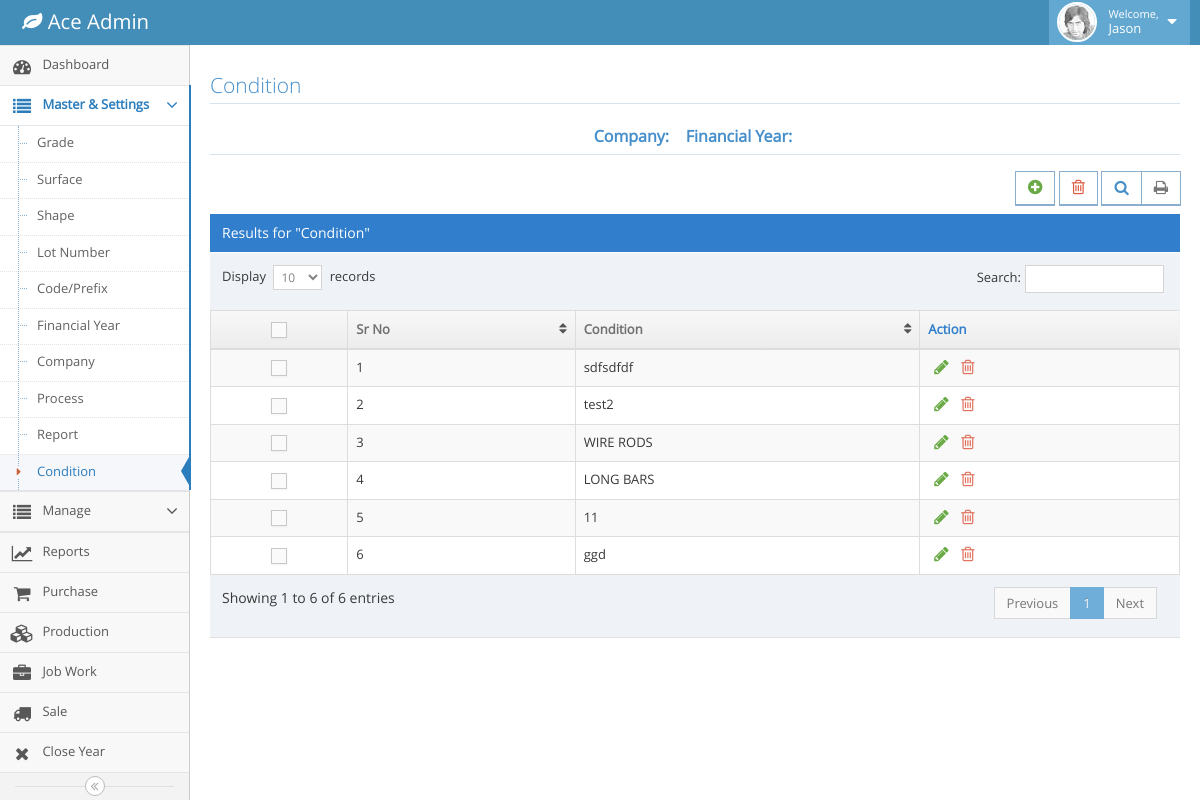
Screenshot of /condition.php (signed in) with the database file from the repository.
### tables this page shows
CREATE TABLE `m_condition` (
  `id` int(11) NOT NULL,
  `condition_text` text NOT NULL,
  `created_at` timestamp NOT NULL DEFAULT CURRENT_TIMESTAMP
);

### condition.php (the view, shortened to what this page needs)
<!DOCTYPE html>
<?php
  include('config.php');
  $fy=$_SESSION['fy'];
  $company=$_SESSION['cname'];
?>
<html lang="en">
	<head>
		<link rel="stylesheet" href="assets/css/bootstrap.min.css" />
		<link rel="stylesheet" href="assets/font-awesome/4.5.0/css/font-awesome.min.css" />
		<link rel="stylesheet" href="assets/css/ace.min.css" class="ace-main-stylesheet" id="main-ace-style" />
		<link rel="stylesheet" href="assets/css/ace-skins.min.css" />
		<link rel="stylesheet" href="assets/css/ace-rtl.min.css" />
		<link rel="stylesheet" href="assets/css/jquery-confirm.css" />
	</head>
	<body class="no-skin">
		<?php include('navbar.php') ?>
		<div class="main-container ace-save-state" id="main-container">
			<?php include('menubar.php') ?>
			<div class="main-content">
				<div class="main-content-inner">
					<div class="page-content">
								<div class="row">
									<div class="col-xs-12">
										<h3 class="header smaller lighter blue">Condition</h3>
										<h5 class="header blue lighter bigger" align="center">
												<b>Company:&nbsp; <?php echo $company ?>  &nbsp;
												Financial Year:&nbsp; <?php echo $fy ?> </b>
											</h5>
										<div class="clearfix">
											<div class="pull-right tableTools-container">
												<div class="btn btn-white btn-primary btn-bold">
													<a class="blue" href="#" data-toggle="tooltip" title="Add" id="myBtn" class="btn btn-primary btn-lg" data-toggle="modal" data-target="#myModal">
														<i class="ace-icon fa fa-plus-circle bigger-120 green"></i>
													</a>
												</div>
												<div class="btn btn-white btn-primary btn-bold">
													<a class="blue" href="" data-toggle="tooltip" title="Delete">
														<i class="ace-icon fa fa-trash-o bigger-120 red"></i>
													</a>
												</div>
											</div>
										</div>
										<div class="table-header">
											Results for "Condition"
										</div>
										<div>
											<table id="dynamic-table" class="table table-striped table-bordered table-hover">
												<thead>
													<tr>
														<th class="center">
															<label class="pos-rel">
																<span class="lbl"></span>
															</label>
														</th>
														<th>Sr No</th>
														<th>Condition</th>
														<th>Action</th>
													</tr>
												</thead>
												<tbody>
													<?php
									            		$query=mysqli_query($conn,"select * from m_condition");
															$count=0;
															while($row=mysqli_fetch_array($query))
															{
																$count++;
																$id=$row['id'];
																$condition_text=$row['condition_text'];
															?>
													<tr>
														<td class="center">
															<label class="pos-rel">
																<span class="lbl"></span>
															</label>
														</td>
														<td><?php echo $count;?></td>
														<td class="editableColumns" id="<?php echo $id;?>">
															<?php echo $condition_text;?>
														</td>
														<td>
															<div class="hidden-sm hidden-xs action-buttons">
																<button class="green" style="background-color: Transparent; border: none;outline:none;" data-toggle="tooltip" title="Edit">
																	<i class="ace-icon fa fa-pencil bigger-130"></i>
																</button>
																<a class="red" data-toggle="tooltip" title="Delete" href="deletecondition.php?id=<?php echo $id;?>">
																	<i class="ace-icon fa fa-trash-o bigger-130"></i>
																</a>
															</div>
														</td>
													</tr>
													<?php
													}
												?>
													</tbody>
												</table>
											</div>
										</div>
									</div>
							</div>
						</div>
					</div>
		</div>
	</body>
</html>

### rows the page displays
m_condition: condition_text "sdfsdfdf"
m_condition: condition_text "test2"
m_condition: condition_text "WIRE RODS"
m_condition: condition_text "LONG BARS"
m_condition: condition_text "11"
m_condition: condition_text "ggd"
